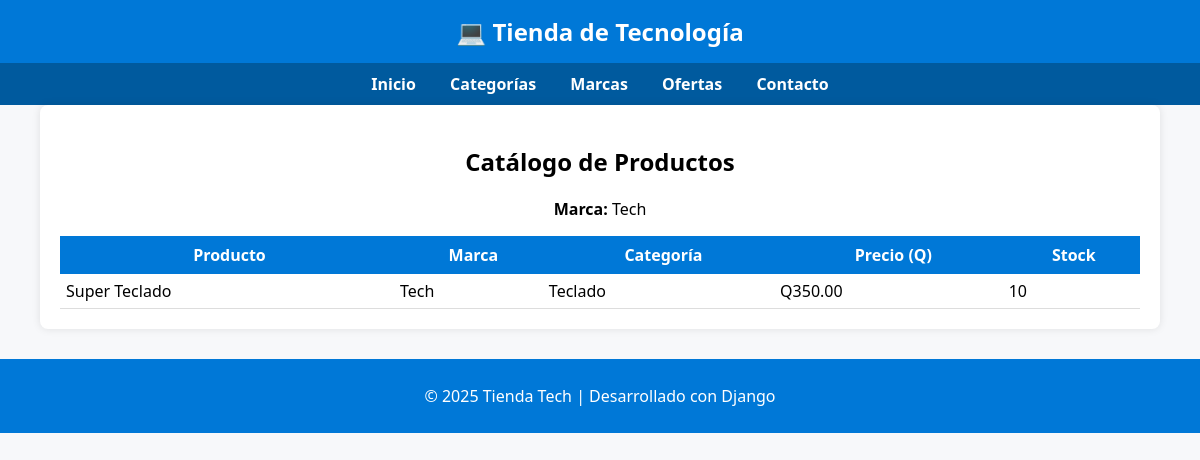
The page /store/brand/tech/ on the database its author committed.
### store/models.py (models this page shows, shortened)
class TimeStampedModel(models.Model):
    created_at = models.DateTimeField(auto_now_add=True)  # Se setea al crear
    updated_at = models.DateTimeField(auto_now=True)      # Se actualiza en cada guardado
    class Meta:
        abstract = True  # No crear tabla para este mixin

class Brand(TimeStampedModel):
    name = models.CharField(max_length=100, unique=True)
    slug = models.SlugField(max_length=120, unique=True)
    class Meta:
        ordering = ['name']
        verbose_name = 'Marca'
        verbose_name_plural = 'Marcas'

class Product(TimeStampedModel):
    category = models.ForeignKey(Category, on_delete=models.PROTECT, related_name='products')
    brand = models.ForeignKey(Brand, on_delete=models.PROTECT, related_name='products')
    name = models.CharField(max_length=150)
    slug = models.SlugField(max_length=170, unique=True)
    price = models.DecimalField(max_digits=10, decimal_places=2)  # hasta 99,999,999.99
    stock = models.PositiveIntegerField(default=0)                # existencias (no negativos)
    is_active = models.BooleanField(default=True)                 # visible/oculto en catálogo
    class Meta:
        indexes = [
            models.Index(fields=['slug']),         # Búsquedas rápidas por slug
            models.Index(fields=['is_active']),    # Filtros por disponibilidad
        ]
        ordering = ['name']
        verbose_name = 'Producto'
        verbose_name_plural = 'Productos'

class Category(TimeStampedModel):
    name = models.CharField(max_length=100, unique=True)  # Nombre visible
    slug = models.SlugField(max_length=120, unique=True)  # Para URL amigable (/laptops/)
    class Meta:
        ordering = ['name']  # Orden alfabético por defecto en consultas
        verbose_name = 'Categoría'
        verbose_name_plural = 'Categorías'

### store/views.py (the view)
# urls.py: path('brand/<slug:slug>/', views.brand_view, name='brand_products'),
def brand_view(request, slug):
    brand = get_object_or_404(Brand, slug=slug)
    products = Product.objects.filter(brand=brand, is_active=True)
    return render(request, 'store/catalog.html', {
        'products': products,
        'selected_brand': brand.name
    })

### store/templates/store/catalog.html (shortened to what this page needs)
{% extends 'store/base.html' %}
{% block content %}
<h2 style="text-align:center;">Catálogo de Productos</h2>
{% if selected_category %}
<p style="text-align:center;"><strong>Categoría:</strong> {{ selected_category }}</p>
{% elif selected_brand %}
<p style="text-align:center;"><strong>Marca:</strong> {{ selected_brand }}</p>
{% endif %}
<table style="width:100%; border-collapse:collapse;">
    <thead>
    <tr style="background-color:#0078D7; color:white;">
        <th style="padding:8px;">Producto</th>
        <th>Marca</th>
        <th>Categoría</th>
        <th>Precio (Q)</th>
        <th>Stock</th>
    </tr>
    </thead>
    <tbody>
    {% for p in products %}
        <tr style="border-bottom:1px solid #ddd;">
            <td style="padding:6px;">{{ p.name }}</td>
            <td>{{ p.brand.name }}</td>
            <td>{{ p.category.name }}</td>
            <td>Q{{ p.price }}</td>
            <td>{{ p.stock }}</td>
        </tr>
    {% empty %}
        <tr><td colspan="5" style="text-align:center;">No hay productos disponibles.</td></tr>
    {% endfor %}
    </tbody>
</table>
{% endblock %}

### store/templates/store/base.html (style rules this page uses)
body { font-family: 'Segoe UI', Tahoma, sans-serif; margin: 0; background-color: #f7f8fa; }

### rows shown on the page
Brand: name "Tech"
Product: name "Super Teclado", brand.name "Tech", category.name "Teclado", price "350.00", stock "10"
